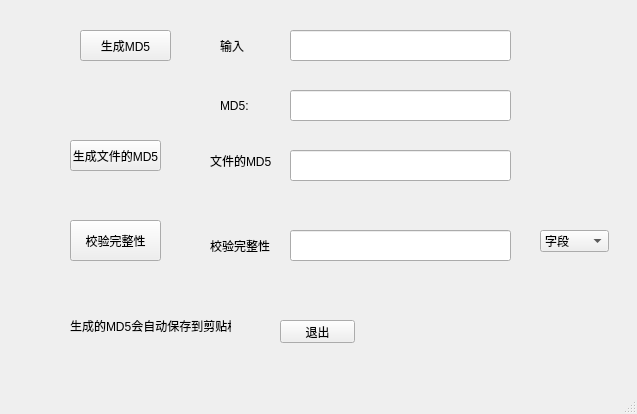
<?xml version="1.0" encoding="UTF-8"?>
<ui version="4.0">
 <class>MD5_check</class>
 <widget class="QMainWindow" name="MD5_check">
  <property name="geometry">
   <rect>
    <x>0</x>
    <y>0</y>
    <width>637</width>
    <height>414</height>
   </rect>
  </property>
  <property name="windowTitle">
   <string>MainWindow</string>
  </property>
  <widget class="QWidget" name="centralwidget">
   <widget class="QPushButton" name="pushButton_createMD5">
    <property name="geometry">
     <rect>
      <x>80</x>
      <y>30</y>
      <width>91</width>
      <height>31</height>
     </rect>
    </property>
    <property name="text">
     <string>生成MD5</string>
    </property>
   </widget>
   <widget class="QLabel" name="label">
    <property name="geometry">
     <rect>
      <x>220</x>
      <y>40</y>
      <width>54</width>
      <height>12</height>
     </rect>
    </property>
    <property name="text">
     <string>输入</string>
    </property>
   </widget>
   <widget class="QLabel" name="label_2">
    <property name="geometry">
     <rect>
      <x>220</x>
      <y>100</y>
      <width>54</width>
      <height>12</height>
     </rect>
    </property>
    <property name="text">
     <string>MD5:</string>
    </property>
   </widget>
   <widget class="QLineEdit" name="lineEdit_input">
    <property name="geometry">
     <rect>
      <x>290</x>
      <y>30</y>
      <width>221</width>
      <height>31</height>
     </rect>
    </property>
   </widget>
   <widget class="QLineEdit" name="lineEdit_result">
    <property name="geometry">
     <rect>
      <x>290</x>
      <y>90</y>
      <width>221</width>
      <height>31</height>
     </rect>
    </property>
   </widget>
   <widget class="QPushButton" name="pushButton">
    <property name="geometry">
     <rect>
      <x>280</x>
      <y>320</y>
      <width>75</width>
      <height>23</height>
     </rect>
    </property>
    <property name="text">
     <string>退出</string>
    </property>
   </widget>
   <widget class="QPushButton" name="pushButton_createMD5ofFile">
    <property name="geometry">
     <rect>
      <x>70</x>
      <y>140</y>
      <width>91</width>
      <height>31</height>
     </rect>
    </property>
    <property name="text">
     <string>生成文件的MD5</string>
    </property>
   </widget>
   <widget class="QLineEdit" name="lineEdit_result_file">
    <property name="geometry">
     <rect>
      <x>290</x>
      <y>150</y>
      <width>221</width>
      <height>31</height>
     </rect>
    </property>
   </widget>
   <widget class="QLabel" name="label_3">
    <property name="geometry">
     <rect>
      <x>210</x>
      <y>150</y>
      <width>61</width>
      <height>21</height>
     </rect>
    </property>
    <property name="text">
     <string>文件的MD5</string>
    </property>
   </widget>
   <widget class="QLineEdit" name="lineEdit_result_check">
    <property name="geometry">
     <rect>
      <x>290</x>
      <y>230</y>
      <width>221</width>
      <height>31</height>
     </rect>
    </property>
   </widget>
   <widget class="QLabel" name="label_4">
    <property name="geometry">
     <rect>
      <x>210</x>
      <y>230</y>
      <width>71</width>
      <height>31</height>
     </rect>
    </property>
    <property name="text">
     <string>校验完整性</string>
    </property>
   </widget>
   <widget class="QPushButton" name="pushButton_check">
    <property name="geometry">
     <rect>
      <x>70</x>
      <y>220</y>
      <width>91</width>
      <height>41</height>
     </rect>
    </property>
    <property name="text">
     <string>校验完整性</string>
    </property>
   </widget>
   <widget class="QComboBox" name="comboBox_check">
    <property name="geometry">
     <rect>
      <x>540</x>
      <y>230</y>
      <width>69</width>
      <height>22</height>
     </rect>
    </property>
    <item>
     <property name="text">
      <string>字段</string>
     </property>
    </item>
    <item>
     <property name="text">
      <string>文件</string>
     </property>
    </item>
   </widget>
   <widget class="QLabel" name="label_5">
    <property name="geometry">
     <rect>
      <x>70</x>
      <y>310</y>
      <width>161</width>
      <height>31</height>
     </rect>
    </property>
    <property name="text">
     <string>生成的MD5会自动保存到剪贴板</string>
    </property>
   </widget>
  </widget>
  <widget class="QMenuBar" name="menubar">
   <property name="geometry">
    <rect>
     <x>0</x>
     <y>0</y>
     <width>637</width>
     <height>23</height>
    </rect>
   </property>
  </widget>
  <widget class="QStatusBar" name="statusbar"/>
 </widget>
 <resources/>
 <connections/>
</ui>
